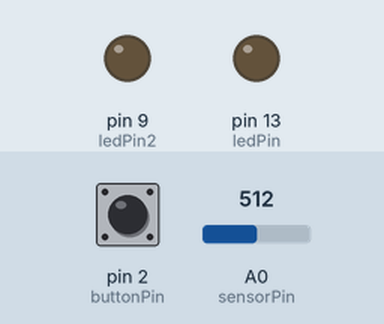
Simulated run of this sketch. Board: Arduino Uno, built with avr-gcc and run on an emulated ATmega328P. Shown: output pins drawn as LEDs (lit = HIGH). Dashed ring = blinking. Inputs (shaded band) come from the test bench; at power-on: pin 2 (buttonPin) LOW, A0 (sensorPin) = 512. What the sketch prints to the serial monitor is not drawn.

Above: at 1.2 s.
1.3 s: pin 2 (buttonPin) pulled HIGH for 0.15 s
At 1.7 s:
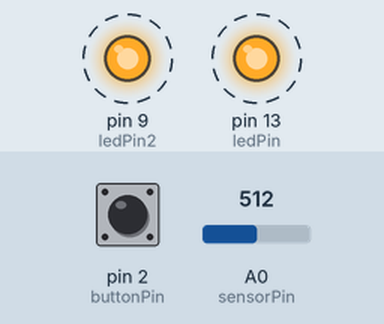
4.4 s: A0 (sensorPin) set to 900
At 4.8 s:
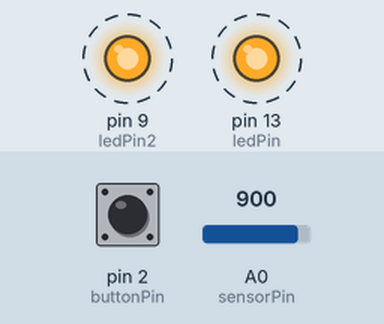
7.4 s: A0 (sensorPin) set to 306
10.4 s: pin 2 (buttonPin) pulled HIGH for 1 s
At 11.0 s:
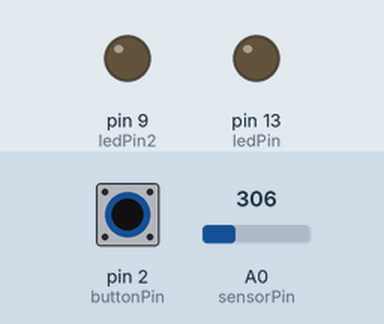
12.9 s: pin 2 (buttonPin) pulled HIGH for 3.2 s
At 13.1 s:
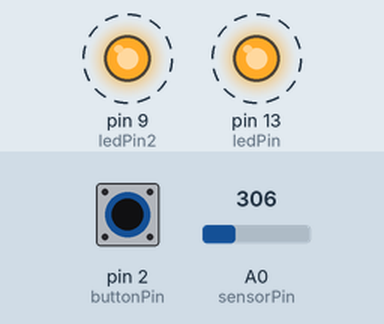
Timing chart, 0 to 18.6 s (numbered marks = the images above; inputs shaded):
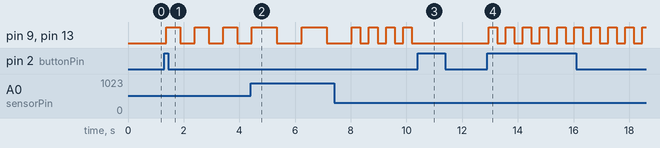

Measured:
- after the input at 1.3 s, pin 9 (ledPin2), pin 13 (ledPin): alternates HIGH for 0.51 s and LOW for 0.51 s, starting after 0.07 s
- after the input at 4.4 s, pin 9 (ledPin2), pin 13 (ledPin): HIGH → LOW after 0.94 s, → HIGH 0.90 s later, → LOW 0.90 s later
- after the input at 10.4 s, pin 9 (ledPin2), pin 13 (ledPin): stops changing and stays LOW
- after the input at 12.9 s, pin 9 (ledPin2), pin 13 (ledPin): alternates HIGH for 0.31 s and LOW for 0.31 s, starting after 0.06 s

The sketch:

led_toggle.ino
```cpp
const int ledPin = 13;    // led1 위치
const int ledPin2 = 9;    // led2 위치
const int buttonPin = 2;  // button 위치
int sensorPin = A0;       // 센서 위치

bool ledState = false;    // led 상태

int buttonState = 0;        // button 상태
int sensorValue = 0;        // 센서 상태
int lastButtonState = LOW;  // 마지막 버튼 상태

void setup() {

  pinMode(ledPin, OUTPUT);
  pinMode(ledPin2, OUTPUT);
  pinMode(buttonPin, INPUT);

  Serial.begin(9600); //9600 -> baud rate 초당 전송되는 신호가 9600
}

void loop() {
  int currentButton = digitalRead(buttonPin);

  sensorValue = analogRead(sensorPin);

  Serial.println(sensorValue);

  if (currentButton == HIGH && lastButtonState == LOW) {
    ledState = !ledState;
    delay(50); // 디바운스
  }

  if(ledState)
  {
    digitalWrite(ledPin, HIGH);
    digitalWrite(ledPin2, HIGH);
    delay(sensorValue);

    digitalWrite(ledPin, LOW);
    digitalWrite(ledPin2, LOW);
    delay(sensorValue);
  }
  else
  {
    digitalWrite(ledPin, LOW);
    digitalWrite(ledPin2, LOW);
    Serial.println("꺼짐");
  }
  lastButtonState = currentButton;

}
```
